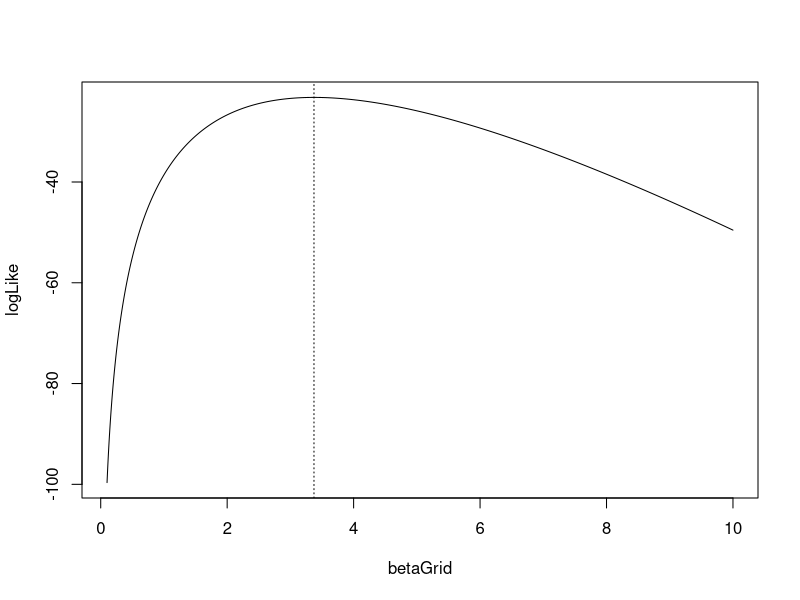

R code for this plot:
# True parameters
alpha = 2
beta = 3
# Number of draws
n = 30#100000
# Draw a bunch of uniforms
U = runif(n)
# Apply to inverse of the Pareto 
y = alpha/((1-U)^(1/beta))

betaGrid = seq(0.1, 10, length=10000)
logLike = n*log(betaGrid) + n*betaGrid*log(alpha) - (1+betaGrid)*sum(log(y))
betaHat = n/(sum(log(y)) - n*(log(alpha)))
sdBetaHat = betaHat/sqrt(n)
plot(betaGrid, logLike, type='l')
abline(v=betaHat,lty=3)

# Number of resamples
B = 1000
# Draw B resamples and store each sample in column of yMat
yMat = matrix(0, nrow=n, ncol=B)
for(i in 1:B) yMat[,i] = sample(y, n, replace=TRUE)
# Compute MLE for each resample (i.e. using each column of yMat)
betaHatBoot = rep(0, length=B)
for(i in 1:B){
  betaHatBoot[i] = n/(sum(log(yMat[,i])) - n*(log(alpha)))
}
muBetaHatBoot = mean(betaHatBoot)
sdBetaHatBoot = sd(betaHatBoot)

print(sdBetaHat)
print(sdBetaHatBoot)
print(c(betaHat + qnorm(0.025)*sdBetaHat, betaHat + qnorm(0.975)*sdBetaHat))
print(c(betaHat + qnorm(0.025)*sdBetaHatBoot, betaHat + qnorm(0.975)*sdBetaHatBoot))
print(c(as.numeric(quantile(betaHatBoot,0.025)), as.numeric(quantile(betaHatBoot,0.975))))